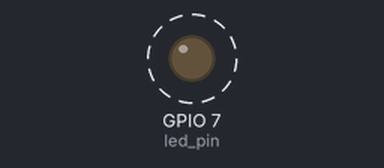
Recording of a program running on a simulated Raspberry Pi (BCM pin numbers). Shown: output pins drawn as LEDs (lit = HIGH). Dashed ring = blinking.

Above: at 0.07 s.
Timing chart, 0 to 3.0 s (numbered marks = the images above):
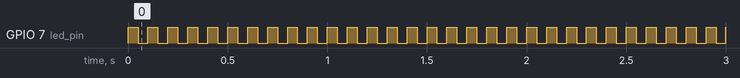

Measured:
- by itself, GPIO 7 (led_pin): alternates HIGH for 0.05 s and LOW for 0.05 s

The program:

pwm_output.py
```python
import RPi.GPIO as GPIO

led_pin=7

GPIO.setmode(GPIO.BCM)

GPIO.setup(led_pin, GPIO.OUT)

pwm=GPIO.PWM(led_pin, 10.0)
pwm.start(50.0) #0.0~100.0

try:
    while True:
        pass

except KeyboardInterrupt:
    pass

GPIO.cleanup()
```
